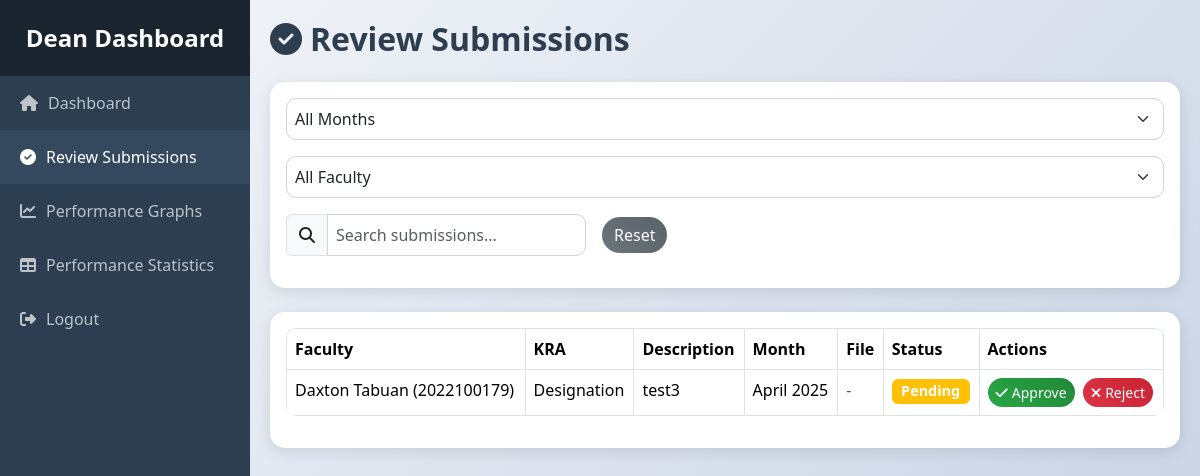
The page /review_accomplishments.php (signed in) on the database its author committed.
### tables this page shows
CREATE TABLE `accomplishment` (
  `accomplishment_id` int(11) NOT NULL,
  `user_id` int(11) NOT NULL,
  `kra_id` int(11) NOT NULL,
  `description` text NOT NULL,
  `month` date NOT NULL,
  `status` enum('Pending','Approved','Rejected') DEFAULT 'Pending',
  `reviewer_id` int(11) DEFAULT NULL,
  `review_comments` text DEFAULT NULL,
  `created_at` timestamp NOT NULL DEFAULT current_timestamp(),
  `file_path` varchar(255) DEFAULT NULL,
  `file_type` varchar(10) DEFAULT NULL,
  `impact_score` int(11) DEFAULT NULL,
  `updated_at` timestamp NOT NULL DEFAULT current_timestamp() ON UPDATE current_timestamp()
);

CREATE TABLE `users` (
  `user_id` int(11) NOT NULL,
  `first_name` varchar(50) NOT NULL,
  `last_name` varchar(50) NOT NULL,
  `employee_number` varchar(20) NOT NULL,
  `role` enum('Faculty','Dean') NOT NULL,
  `department_id` int(11) NOT NULL,
  `password_hash` varchar(255) NOT NULL
);

CREATE TABLE `kra` (
  `kra_id` int(11) NOT NULL,
  `kra_name` varchar(50) NOT NULL,
  `description` text DEFAULT NULL,
  `weight` decimal(5,2) DEFAULT 1.00
);

### review_accomplishments.php (the view, shortened to what this page needs)
<?php
require 'config.php';
$department_id = $_SESSION['department_id'];
$stmt = $pdo->prepare("
    SELECT a.accomplishment_id, a.description, a.month, a.file_path, a.status,
           k.kra_name, u.first_name, u.last_name, u.employee_number
    FROM Accomplishment a
    JOIN KRA k ON a.kra_id = k.kra_id
    JOIN Users u ON a.user_id = u.user_id
    WHERE u.department_id = ? AND a.status = 'Pending'
    ORDER BY a.month DESC, u.last_name
");
$stmt->execute([$department_id]);
$submissions = $stmt->fetchAll();
?>
<!DOCTYPE html>
<html lang="en">
<head>
    <link href="https://cdn.jsdelivr.net/npm/bootstrap@5.3.3/dist/css/bootstrap.min.css" rel="stylesheet">
    <link rel="stylesheet" href="https://cdnjs.cloudflare.com/ajax/libs/font-awesome/6.6.0/css/all.min.css">
</head>
<body>
<div class="sidebar">
        <div class="sidebar-header">
            Dean Dashboard
        </div>
        <ul class="nav flex-column">
            <li class="nav-item">
                <a href="dashboard.php" class="nav-link">
                    <i class="fas fa-home"></i>
                    <span>Dashboard</span>
                </a>
            </li>
            <li class="nav-item">
                <a href="review_accomplishments.php" class="nav-link active">
                    <i class="fas fa-check-circle"></i>
                    <span>Review Submissions</span>
                </a>
            </li>
            <li class="nav-item">
                <a href="report_graphs.php" class="nav-link">
                    <i class="fas fa-chart-line"></i>
                    <span>Performance Graphs</span>
                </a>
            </li>
            <li class="nav-item">
                <a href="report_statistics.php" class="nav-link">
                    <i class="fas fa-table"></i>
                    <span>Performance Statistics</span>
                </a>
            </li>
            <li class="nav-item">
                <a href="logout.php" class="nav-link">
                    <i class="fas fa-sign-out-alt"></i>
                    <span>Logout</span>
                </a>
            </li>
        </ul>
    </div>
    <div class="content">
        <h2 class="mb-4"><i class="fas fa-check-circle me-2"></i>Review Submissions</h2>
        <div class="card mb-4">
            <div class="card-body">
                <div class="filter-group mb-3">
                    <select id="monthFilter" class="form-select">
                        <option value="">All Months</option>
                    </select>
                    <select id="facultyFilter" class="form-select">
                        <option value="">All Faculty</option>
                    </select>
                    <div class="input-group" style="max-width: 300px;">
                        <span class="input-group-text"><i class="fas fa-search"></i></span>
                        <input type="text" id="searchInput" class="form-control" placeholder="Search submissions...">
                    </div>
                    <button id="resetFilters" class="btn btn-gradient-reset">Reset</button>
                </div>
            </div>
        </div>
        <div class="card">
            <div class="card-body">
                <div class="table-responsive">
                    <table class="table table-bordered table-hover" id="submissionsTable">
                        <thead>
                            <tr>
                                <th>Faculty</th>
                                <th>KRA</th>
                                <th>Description</th>
                                <th>Month</th>
                                <th>File</th>
                                <th>Status</th>
                                <th>Actions</th>
                            </tr>
                        </thead>
                        <tbody>
                            <?php if (empty($submissions)): ?>
                                <tr>
                                    <td colspan="7" class="text-muted text-center">No pending submissions found.</td>
                                </tr>
                            <?php else: ?>
                                <?php foreach ($submissions as $submission): ?>
                                    <tr data-faculty="<?php echo htmlspecialchars($submission['first_name'] . ' ' . $submission['last_name'] . ' (' . $submission['employee_number'] . ')'); ?>" data-month="<?php echo htmlspecialchars(date('F Y', strtotime($submission['month']))); ?>">
                                        <td><?php echo htmlspecialchars($submission['first_name'] . ' ' . $submission['last_name'] . ' (' . $submission['employee_number'] . ')'); ?></td>
                                        <td><?php echo htmlspecialchars($submission['kra_name']); ?></td>
                                        <td><?php echo htmlspecialchars($submission['description']); ?></td>
                                        <td><?php echo htmlspecialchars(date('F Y', strtotime($submission['month']))); ?></td>
                                        <td>
                                            <?php if ($submission['file_path']): ?>
                                                <a href="/project/<?php echo htmlspecialchars($submission['file_path']); ?>" target="_blank" class="btn btn-link btn-sm"><i class="fas fa-download"></i> Download</a>
                                            <?php else: ?>
                                                <span class="text-muted">-</span>
                                            <?php endif; ?>
                                        </td>
                                        <td>
                                            <span class="badge bg-warning"><?php echo htmlspecialchars($submission['status']); ?></span>
                                        </td>
                                        <td>
                                            <form method="POST" class="d-flex gap-2">
                                                <button type="submit" name="action" value="approve" class="btn btn-gradient-success btn-sm"><i class="fas fa-check me-1"></i>Approve</button>
                                                <button type="submit" name="action" value="reject" class="btn btn-gradient-danger btn-sm"><i class="fas fa-times me-1"></i>Reject</button>
                                            </form>
                                        </td>
                                    </tr>
                                <?php endforeach; ?>
                            <?php endif; ?>
                        </tbody>
                    </table>
                </div>
            </div>
        </div>
    </div>
</body>
</html>

### review_accomplishments.php (style rules this page uses)
body { background: linear-gradient(135deg, #f5f7fa 0%, #c3cfe2 100%); min-height: 100vh; font-family: 'Segoe UI', sans-serif; }
.sidebar { position: fixed; top: 0; left: 0; height: 100%; width: 250px; background: #2c3e50; color: #fff; transition: all 0.3s; overflow-y: auto; z-index: 1000; }
.sidebar .sidebar-header { padding: 20px; background: #1a252f; text-align: center; font-size: 1.5rem; font-weight: bold; }
.sidebar .nav-link { color: #bdc3c7; padding: 15px 20px; display: flex; align-items: center; transition: all 0.3s; }
.sidebar .nav-link:hover, .sidebar .nav-link.active { background: #34495e; color: #fff; }
.sidebar .nav-link i { margin-right: 10px; }
.content { margin-left: 250px; padding: 20px; transition: all 0.3s; }
.card { border: none; border-radius: 15px; box-shadow: 0 4px 15px rgba(0, 0, 0, 0.1); }
.table { background: #fff; border-radius: 10px; overflow: hidden; }
.table thead { background: #3498db; color: #fff; }
.btn-gradient-success { background: linear-gradient(45deg, #28a745, #218838); border: none; color: #fff; border-radius: 25px; transition: all 0.3s; }
.btn-gradient-danger { background: linear-gradient(45deg, #dc3545, #c82333); border: none; color: #fff; border-radius: 25px; transition: all 0.3s; }
.btn-gradient-reset { background: linear-gradient(45deg, #6c757d, #5a6268); border: none; color: #fff; border-radius: 25px; transition: all 0.3s; }
h2 { color: #2c3e50; font-weight: 700; }
.badge { font-size: 0.9rem; }
.filter-group { display: flex; gap: 1rem; flex-wrap: wrap; align-items: center; }
.filter-group select, .filter-group input { border-radius: 10px; padding: 0.5rem; border: 1px solid #ced4da; }

### rows shown on the page
accomplishment: user.employee_number "Daxton Tabuan (2022100179)", kra.kra_name "Designation", description "test3", month "April 2025", status "Pending"
